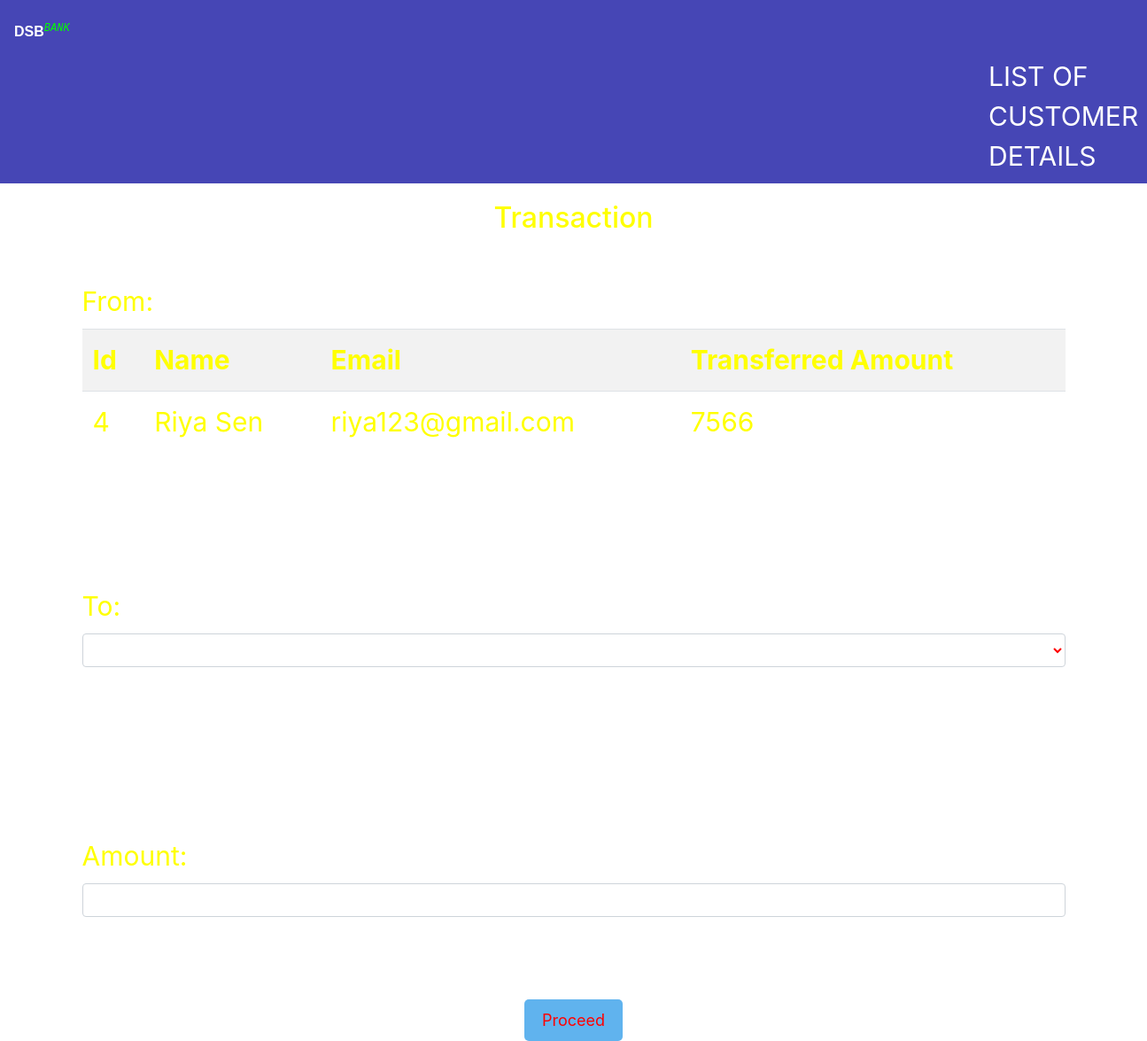
The app's page /transfer.php?id=4 with its own data.
### tables this page shows
CREATE TABLE `users` (
  `id` int(11) NOT NULL,
  `name` varchar(50) NOT NULL,
  `email` varchar(50) NOT NULL,
  `credits` int(10) NOT NULL
);

### transfer.php (the view, shortened to what this page needs)
<!DOCTYPE html>
<html lang="en">
<head>
    <link rel="stylesheet" href="https://maxcdn.bootstrapcdn.com/bootstrap/4.0.0/css/bootstrap.min.css">
</head>
<body>
  <nav class="navbar navbar-light" style="background-color: #4646b5">
  <p class="logo-text"><b style="font-family: arial;">DSB</b><i><sup style="color: #00ff00; font-family:monospace;">BANK</sup></i><sub><small style="font-size: 30px; color: yellow;">
  <ul class="navbar-nav">
  <li class="list-customer">
  <a class="nav-link1" href="viewusers.php">LIST OF CUSTOMER DETAILS</a>
  </li>
  </ul>
  </nav>
    <div class="container divStyle">
        <h2>Transaction </h2>
            <?php
                include 'config.php';
                $sid=$_GET['id'];
                $sql = "SELECT * FROM  users where id=$sid";
                $query=mysqli_query($conn,$sql);
                $rows=mysqli_fetch_array($query);
            ?>
            <form method="post" name="tcredit" class="tabletext" ><br/>
        <label> From: </label><br/>
        <div>
            <table class="table roundedCorners  tabletext table-hover  table-striped table-condensed"  >
                <tr>
                    <th>Id</th>
                    <th>Name</th>
                    <th>Email</th>
                    <th> Transferred Amount</th>
                </tr>
                <tr>
                    <td><?php echo $rows['id'] ?></td>
                    <td><?php echo $rows['name'] ?></td>
                    <td><?php echo $rows['email'] ?></td>
                    <td><?php echo $rows['credits'] ?></td>
                </tr>
            </table>
        </div>
        <br/><br/><br/>
        <label>To:</label>
        <select class=" form-control"   name="to" style="margin-bottom:5%;" required>
            <option value="" disabled selected> </option>
            <?php
                include 'config.php';
                $sid=$_GET['id'];
                $sql = "SELECT * FROM users where id!=$sid";
                $query=mysqli_query($conn,$sql);
                while($rows = mysqli_fetch_array($query)) {
            ?>
                <option class="table text-center table-striped " value="<?php echo $rows['id'];?>" >
                </option>
            <?php
                }
            ?>
        </select> <br/><br/><br/>
            <label>Amount:</label>
            <input type="number" id="amm" class="form-control" name="amount" min="0" required  />  <br/><br/>
                <div class="text-center btn3" >
            <button class="button" name="submit" type="submit" id="myBtn">Proceed</button>
            </div>
        </form>
    </div>
</body>
</html>

### transfer.php (style rules this page uses)
.logo-text, .nav-link1 { color: white; padding-top: 15px; }
.list-customer { padding-left: 1100px; color:brown; }
.button { background-color: #60B3EE; border: none; color: red; padding: 10px 20px; text-align: center; text-decoration: none; display: inline-block; font-size: 18px; margin: 0px 2px; border-radius: 5px; }
h2 { text-align: center; margin-top: 20px; }
.form-control { color:red; }

### records on screen
users: id "4", name "Riya Sen", email "riya123@gmail.com", credits "7566"
